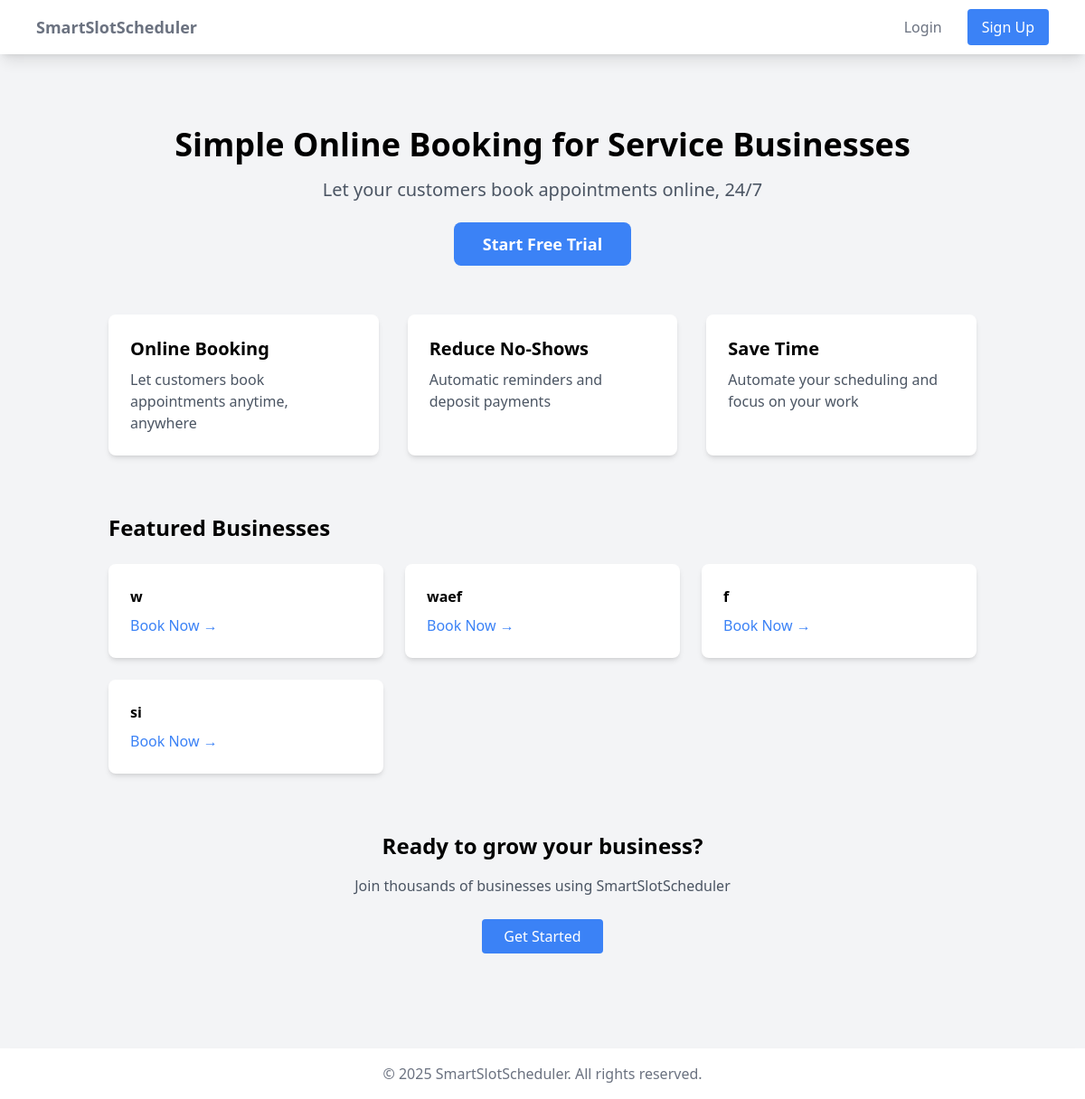
The page / on the database its author committed.
### core/models.py (models this page shows, shortened)
class Business(models.Model):
    owner = models.OneToOneField(User, on_delete=models.CASCADE)
    name = models.CharField(max_length=100)
    booking_url = models.SlugField(unique=True, blank=True)
    email = models.EmailField()
    phone = models.CharField(max_length=20)
    created_at = models.DateTimeField(auto_now_add=True)
    calendar_id = models.CharField(
        max_length=255,
        null=True,
        blank=True,
        help_text="Google Calendar ID for this business"
    )
    class Meta:
        verbose_name = 'business'        # Singular form
        verbose_name_plural = 'businesses'  # Plural form
        ordering = ['-created_at']       # Default ordering

### core/views.py (the view)
# urls.py: path('', views.landing_page, name='landing'),
def landing_page(request):
    businesses = Business.objects.all()
    return render(request, 'core/landing.html', {
        'businesses': businesses
    })

### core/templates/core/landing.html (shortened to what this page needs)
{% extends "core/shared/base.html" %}
{% block content %}
<div class="max-w-6xl mx-auto px-4 py-12">
    <div class="text-center mb-16">
        <h1 class="text-4xl font-bold mb-4">
            Simple Online Booking for Service Businesses
        </h1>
        <p class="text-xl text-gray-600 mb-8">
            Let your customers book appointments online, 24/7
        </p>
        <a href="{% url 'core:signup' %}"
           class="bg-blue-500 text-white px-8 py-3 rounded-lg text-lg font-semibold hover:bg-blue-600">
            Start Free Trial
        </a>
    </div>
    <div class="grid md:grid-cols-3 gap-8 mb-16">
        <div class="bg-white p-6 rounded-lg shadow-md">
            <h3 class="text-xl font-semibold mb-2">Online Booking</h3>
            <p class="text-gray-600">Let customers book appointments anytime, anywhere</p>
        </div>
        <div class="bg-white p-6 rounded-lg shadow-md">
            <h3 class="text-xl font-semibold mb-2">Reduce No-Shows</h3>
            <p class="text-gray-600">Automatic reminders and deposit payments</p>
        </div>
        <div class="bg-white p-6 rounded-lg shadow-md">
            <h3 class="text-xl font-semibold mb-2">Save Time</h3>
            <p class="text-gray-600">Automate your scheduling and focus on your work</p>
        </div>
    </div>
    {% if businesses %}
    <div class="mb-16">
        <h2 class="text-2xl font-bold mb-6">Featured Businesses</h2>
        <div class="grid md:grid-cols-2 lg:grid-cols-3 gap-6">
            {% for business in businesses %}
            <div class="bg-white p-6 rounded-lg shadow-md">
                <h3 class="font-semibold mb-2">{{ business.name }}</h3>
                <a href="/{{ business.booking_url }}/"
                   class="text-blue-500 hover:text-blue-700">
                    Book Now →
                </a>
            </div>
            {% endfor %}
        </div>
    </div>
    {% endif %}
    <div class="text-center">
        <h2 class="text-2xl font-bold mb-4">Ready to grow your business?</h2>
        <p class="text-gray-600 mb-8">
            Join thousands of businesses using SmartSlotScheduler
        </p>
        <a href="{% url 'core:signup' %}"
           class="bg-blue-500 text-white px-6 py-2 rounded hover:bg-blue-600">
            Get Started
        </a>
    </div>
</div>
{% endblock %}

### rows shown on the page
Business: name "w"
Business: name "waef"
Business: name "f"
Business: name "si"
